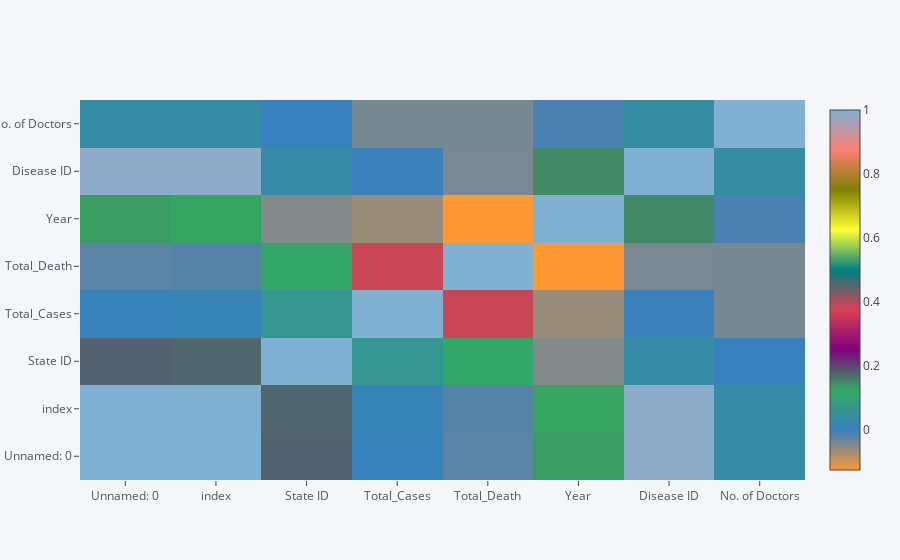

Source (notebook cell):
### Code cell
df.corr().iplot(kind='heatmap')

### Figure 1 — Plotly figure (JSON) as saved in the notebook; plotly's stock layout.template omitted (floating-point values rounded to 4 significant figures)
{"data": [{"colorscale": [[0, "rgb(255, 153, 51)"], [0.1111, "rgb(55, 128, 191)"], [0.2222, "rgb(50, 171, 96)"], [0.3333, "rgb(128, 0, 128)"], [0.4444, "rgb(219, 64, 82)"], [0.5556, "rgb(0, 128, 128)"], [0.6667, "rgb(255, 255, 51)"], [0.7778, "rgb(128, 128, 0)"], [0.8889, "rgb(251, 128, 114)"], [1, "rgb(128, 177, 211)"]], "type": "heatmap", "uid": "ac446533-cab0-4ef5-a8af-8b7d34357801", "x": ["Unnamed: 0", "index", "State ID", "Total_Cases", "Total_Death", "Year", "Disease ID", "No. of Doctors"], "y": ["Unnamed: 0", "index", "State ID", "Total_Cases", "Total_Death", "Year", "Disease ID", "No. of Doctors"], "z": [[1, 0.9992, 0.1774, 0.005092, -0.02504, 0.135, 0.9874, 0.0346], [0.9992, 1, 0.1739, 0.01109, -0.02078, 0.128, 0.9876, 0.03477], [0.1774, 0.1739, 1, 0.06023, 0.1112, -0.04919, 0.03006, 0.0004], [0.005092, 0.01109, 0.06023, 1, 0.3849, -0.06209, -0.004824, -0.04217], [-0.02504, -0.02078, 0.1112, 0.3849, 1, -0.1266, -0.04297, -0.04167], [0.135, 0.128, -0.04919, -0.06209, -0.1266, 1, 0.1482, -0.01249], [0.9874, 0.9876, 0.03006, -0.004824, -0.04297, 0.1482, 1, 0.0349], [0.0346, 0.03477, 0.0004, -0.04217, -0.04167, -0.01249, 0.0349, 1]], "zmax": 1, "zmin": -0.1266}], "layout": {"legend": {"bgcolor": "#F5F6F9", "font": {"color": "#4D5663"}}, "paper_bgcolor": "#F5F6F9", "plot_bgcolor": "#F5F6F9", "title": {"font": {"color": "#4D5663"}}, "xaxis": {"gridcolor": "#E1E5ED", "showgrid": true, "tickfont": {"color": "#4D5663"}, "title": {"font": {"color": "#4D5663"}, "text": ""}, "zerolinecolor": "#E1E5ED"}, "yaxis": {"gridcolor": "#E1E5ED", "showgrid": true, "tickfont": {"color": "#4D5663"}, "title": {"font": {"color": "#4D5663"}, "text": ""}, "zerolinecolor": "#E1E5ED"}}}
